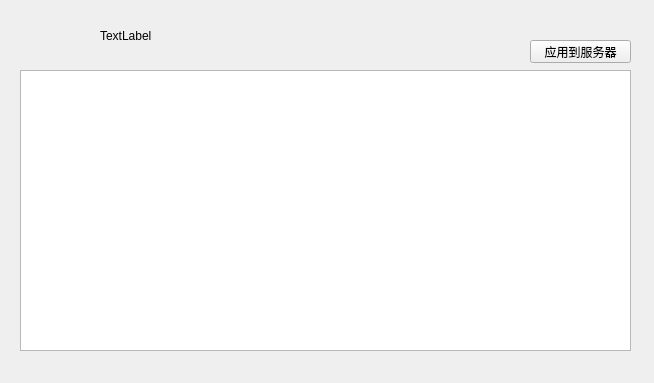
<?xml version="1.0" encoding="UTF-8"?>
<ui version="4.0">
 <class>Form</class>
 <widget class="QWidget" name="Form">
  <property name="geometry">
   <rect>
    <x>0</x>
    <y>0</y>
    <width>654</width>
    <height>383</height>
   </rect>
  </property>
  <property name="windowTitle">
   <string>Form</string>
  </property>
  <widget class="QWidget" name="device_wdg" native="true">
   <property name="geometry">
    <rect>
     <x>0</x>
     <y>0</y>
     <width>651</width>
     <height>379</height>
    </rect>
   </property>
   <widget class="QListWidget" name="listWidget">
    <property name="geometry">
     <rect>
      <x>20</x>
      <y>70</y>
      <width>611</width>
      <height>281</height>
     </rect>
    </property>
   </widget>
   <widget class="QPushButton" name="pushButton">
    <property name="geometry">
     <rect>
      <x>530</x>
      <y>40</y>
      <width>101</width>
      <height>23</height>
     </rect>
    </property>
    <property name="text">
     <string>应用到服务器</string>
    </property>
   </widget>
   <widget class="QWidget" name="widget" native="true">
    <property name="geometry">
     <rect>
      <x>30</x>
      <y>10</y>
      <width>55</width>
      <height>55</height>
     </rect>
    </property>
   </widget>
   <widget class="QLabel" name="label">
    <property name="geometry">
     <rect>
      <x>100</x>
      <y>20</y>
      <width>54</width>
      <height>31</height>
     </rect>
    </property>
    <property name="text">
     <string>TextLabel</string>
    </property>
   </widget>
  </widget>
 </widget>
 <resources/>
 <connections/>
</ui>
